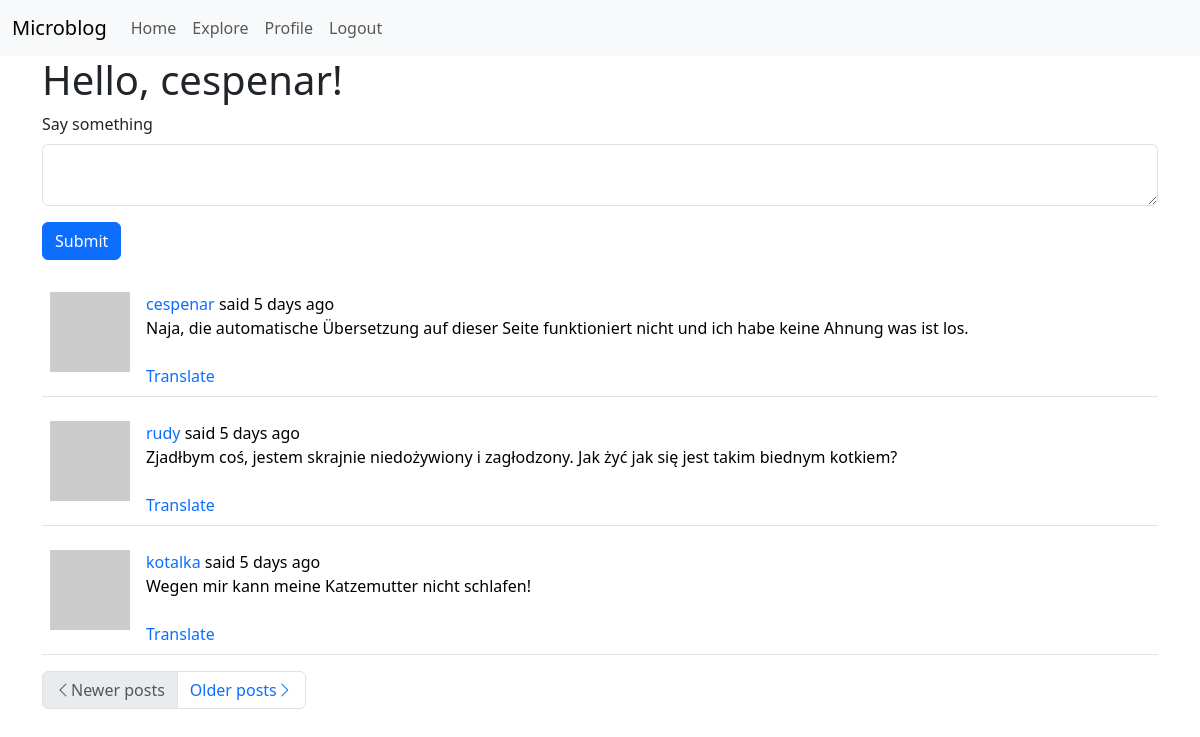
The page /index (signed in) on the database its author committed.
### app/models.py (models this page shows, shortened)
class User(UserMixin, db.Model):
    id = db.Column(db.Integer, primary_key=True)
    username = db.Column(db.String(64), index=True, unique=True)
    email = db.Column(db.String(120), index=True, unique=True)
    password_hash = db.Column(db.String(128))
    posts = db.relationship('Post', backref='author', lazy='dynamic')
    about_me = db.Column(db.String(140))
    last_seen = db.Column(db.DateTime, default=datetime.utcnow)
    followed = db.relationship(
        'User',
        secondary=followers,
        primaryjoin=(followers.c.follower_id == id),
        secondaryjoin=(followers.c.followed_id == id),
        backref=db.backref('followers', lazy='dynamic'),
        lazy='dynamic'
    )
    def avatar(self, size):
        digest = md5(self.email.lower().encode('utf-8')).hexdigest()
        return f'https://www.gravatar.com/avatar/{digest}?d=identicon&s={size}'
    def followed_posts(self):
        followed = Post.query.join(followers, (
                followers.c.followed_id == Post.user_id)).filter(
            followers.c.follower_id == self.id)
        own = Post.query.filter_by(user_id=self.id)
        return followed.union(own).order_by(Post.timestamp.desc())

class Post(db.Model):
    id = db.Column(db.Integer, primary_key=True)
    body = db.Column(db.String(140))
    timestamp = db.Column(db.DateTime, index=True, default=datetime.utcnow)
    user_id = db.Column(db.Integer, db.ForeignKey('user.id'))
    language = db.Column(db.String(5))

### app/routes.py (the view, shortened to what this page needs)
@app.route('/', methods=['GET', 'POST'])
@app.route('/index', methods=['GET', 'POST'])
@login_required
def index():
    form = PostForm()
    page = request.args.get('page', 1, type=int)
    posts = current_user.followed_posts().paginate(
        page, app.config['POSTS_PER_PAGE'], False)
    next_url = url_for('index',
                       page=posts.next_num) if posts.has_next else None
    prev_url = url_for('index',
                       page=posts.prev_num) if posts.has_prev else None
    return render_template('index.html', title=_('Home'), form=form,
                           posts=posts.items, next_url=next_url,
                           prev_url=prev_url)

### app/forms.py
class PostForm(FlaskForm):
    post = TextAreaField(_l('Say something'),
                         validators=[DataRequired(), Length(min=1, max=140)])
    submit = SubmitField(_l('Submit'))

### app/models.py (called while the page is built)
@login.user_loader
def load_user(id):
    return User.query.get(int(id))

### app/routes.py (called while the page is built)
@app.before_request
def before_request():
    if current_user.is_authenticated:
        current_user.last_seen = datetime.utcnow()
        db.session.commit()
        g.locale = str(get_locale())

### app/templates/index.html
{% extends "base.html" %}
{% from 'bootstrap5/form.html' import render_form %}
{% block app_content %}
    <h1>{{ _('Hello, %(username)s!', username=current_user.username) }}</h1>
    {% if form %}
        {{ render_form(form) }}
        <br>
    {% endif %}
    {% for post in posts %}
        {% include '_post.html' %}
    {% endfor %}
    <nav aria-label="...">
        <ul class="pagination">
            <li class="page-item{% if not prev_url %} disabled{% endif %}">
                <a class="page-link" href="{{ prev_url or '#' }}"
                   aria-label="Previous">
                    <span class="bi-chevron-left"
                          aria-hidden="true"></span>{{ _('Newer posts') }}
                </a>
            </li>
            <li class="page-item{% if not next_url %} disabled{% endif %}">
                <a class="page-link" href="{{ next_url or '#' }}"
                   aria-label="Next">
                    {{ _('Older posts') }}<span class="bi-chevron-right"
                                                aria-hidden="true"></span>
                </a>
            </li>
        </ul>
    </nav>
{% endblock %}

### app/templates/_post.html (shortened to what this page needs)
<table class="table table-hover">
    <tr>
        <td style="width: 70px">
            <a href="{{ url_for('user', username=post.author.username) }}">
                <img src="{{ post.author.avatar(70) }}" alt="User avatar">
            </a>
        </td>
        <td>
            {{ _('%(username)s said %(when)s',
                username=user_link, when=moment(post.timestamp).fromNow()) }}
            <br>
            <span id="post{{ post.id }}">{{ post.body }}</span>
            {% if post.language and post.language != g.locale %}
                <br><br>
                <span id="translation{{ post.id }}">
                    <a href="javascript:translate(
                            '#post{{ post.id }}',
                            '#translation{{ post.id }}',
                            '{{ post.language }}',
                            '{{ g.locale }}');">
                        {{ _('Translate') }}
                    </a>
                </span>
            {% endif %}
        </td>
    </tr>
</table>

### app/templates/base.html (style rules this page uses)
a { text-decoration: none; }

### rows shown on the page
Post: body "Naja, die automatische Übersetzung auf dieser Seite funktioniert nicht und ich habe keine Ahnung was ist los."
Post: body "Zjadłbym coś, jestem skrajnie niedożywiony i zagłodzony. Jak żyć jak się jest takim biednym kotkiem?"
Post: body "Wegen mir kann meine Katzemutter nicht schlafen!"
